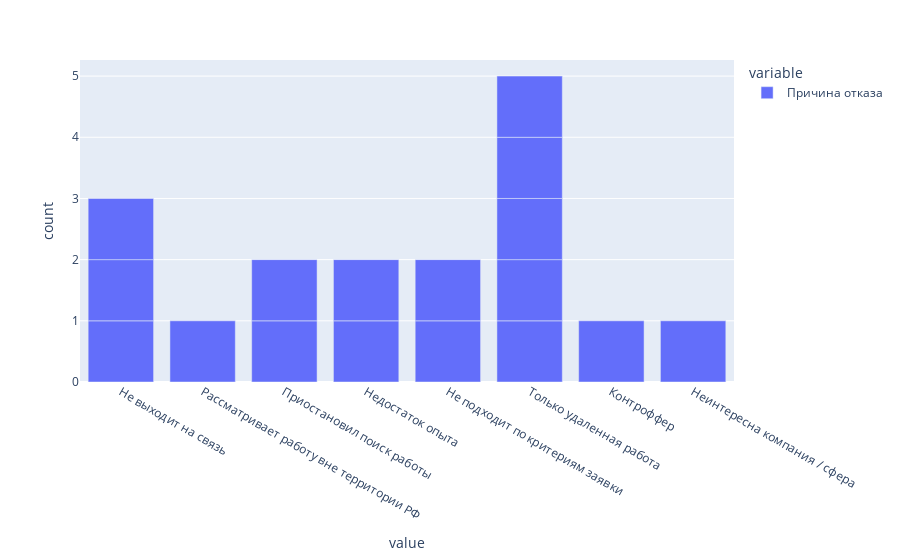

Notebook code cell kept with this figure:
### Code cell
files_list = sorted(glob("../data/raw/*"))

df = pd.read_excel(files_list[0], skiprows=3, sheet_name="Кандидаты")
plot_data = df["Причина отказа"].dropna()
px.bar(plot_data)

### Figure 1 — Plotly figure (JSON) as saved in the notebook; plotly's stock layout.template omitted (floating-point values rounded to 4 significant figures)
{"data": [{"alignmentgroup": "True", "hovertemplate": "variable=Причина отказа<br>value=%{x}<br>count=%{y}<extra></extra>", "legendgroup": "Причина отказа", "marker": {"color": "#636efa", "pattern": {"shape": ""}}, "name": "Причина отказа", "offsetgroup": "Причина отказа", "orientation": "v", "showlegend": true, "textposition": "auto", "type": "bar", "x": ["Не выходит на связь", "Рассматривает работу вне территории РФ", "Приостановил поиск работы", "Недостаток опыта", "Не выходит на связь", "Не выходит на связь", "Не подходит по критериям заявки", "Только удаленная работа", "Приостановил поиск работы", "Контроффер", "Только удаленная работа", "Недостаток опыта", "Неинтересна компания / сфера", "Только удаленная работа", "Не подходит по критериям заявки", "Только удаленная работа", "Только удаленная работа"], "xaxis": "x", "y": [1, 1, 1, 1, 1, 1, 1, 1, 1, 1, 1, 1, 1, 1, 1, 1, 1], "yaxis": "y"}], "layout": {"barmode": "relative", "legend": {"title": {"text": "variable"}, "tracegroupgap": 0}, "margin": {"t": 60}, "xaxis": {"anchor": "y", "domain": [0, 1], "title": {"text": "value"}}, "yaxis": {"anchor": "x", "domain": [0, 1], "title": {"text": "count"}}}}
